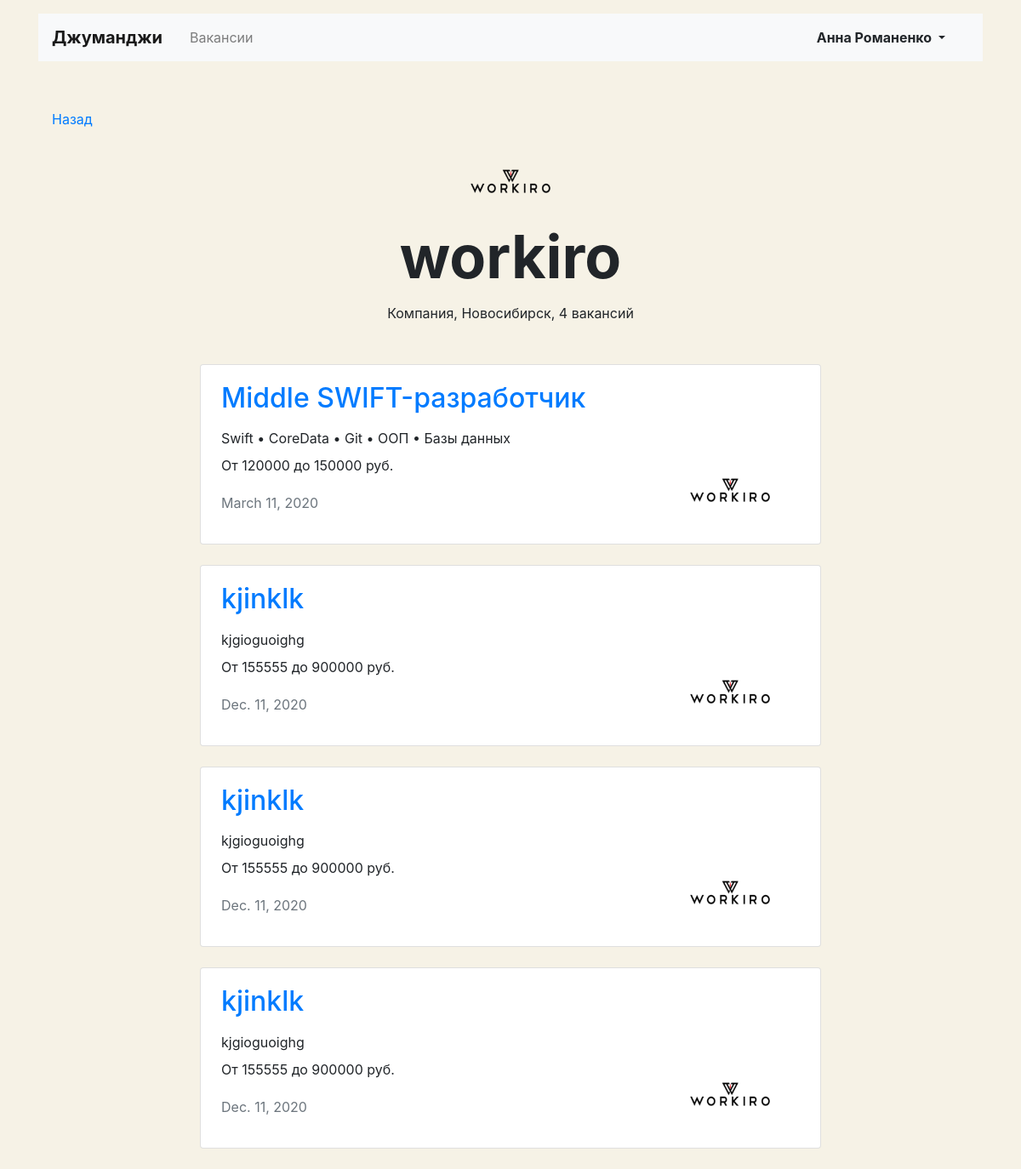
Page /companies/1 (signed in) on the committed database.
### jobs/models.py (models this page shows, shortened)
class Company(models.Model):
    name = models.CharField(max_length=120, unique=True)
    location = models.CharField(max_length=120)
    logo = models.ImageField(upload_to=MEDIA_COMPANY_IMAGE_DIR)
    description = models.TextField()
    employee_count = models.IntegerField()
    owner = models.OneToOneField(get_user_model(), on_delete=models.PROTECT,
                                 related_name='company')

class Vacancy(models.Model):
    title = models.CharField(max_length=120)
    specialty = models.ForeignKey(Specialty, on_delete=models.CASCADE, related_name="vacancies")
    company = models.ForeignKey(Company, on_delete=models.CASCADE, related_name="vacancies")
    skills = models.TextField()
    description = models.TextField()
    salary_min = models.IntegerField()
    salary_max = models.IntegerField()
    published_at = models.DateField(auto_now_add=True)

### jobs/views.py (the view)
# urls.py: path('companies/<int:company_id>', CompanyView.as_view(), name='company'),
class CompanyView(View):
    def get(self, request, company_id):
        head_title = "Компания | "
        try:
            company = Company.objects.get(id=company_id)
        except Company.DoesNotExist:
            return HttpResponseNotFound('Ой, данная страница не найдена((')
        vacancies = Vacancy.objects.filter(company__id=company_id).values('id', 'title', 'skills',
                                                                          'salary_min', 'salary_max', 'published_at')
        number_of_vacancies = Vacancy.objects.filter(company__id=company_id).count()
        context = {
            "head_title": head_title,
            "company": company,
            "vacancies": vacancies,
            "number_of_vacancies": number_of_vacancies,
        }
        return render(request, 'company.html', context=context)

### templates/company.html
{% extends 'base.html' %}
{% block container %}
  <main class="container mt-3">
    <div class="navbar mt-5">
      <p><a href="{% url 'main' %}">Назад</a></p>
    </div>
    <section>
      <div class="text-center">
        <img src="{{ company.logo }}" width="130" height="80" alt="">
      </div>
      <h1 class="h1 text-center mx-auto mt-0 pt-1" style="font-size: 70px;"><strong>{{ company.name }}</strong></h1>
      <p class="text-center pt-1">Компания, {{ company.location }}, {{ number_of_vacancies }} вакансий</p>
      <div class="row mt-5">
        <div class="col-12 col-lg-8 offset-lg-2 m-auto">
          {% for vacancy in vacancies %}
          <div class="card mb-4">
            <div class="card-body px-4">
              <div class="row">
                <div class="col-12 col-md-8 col-lg-9">
                  <h2 class="h2 pb-2"><a href="{% url 'vacancy' vacancy.id %}">{{ vacancy.title }}</a></h2>
                  <p class="mb-2">{{ vacancy.skills }}</p>
                  <p>От {{vacancy.salary_min}} до {{ vacancy.salary_max }} руб.</p>
                  <p class="text-muted pt-1">{{ vacancy.published_at }}</p>
                </div>
                <div class="col-12 col-md-4 col-lg-3 d-flex align-items-end">
                  <img src="{{ company.logo }}" width="130" height="80" alt="">
                </div>
              </div>
            </div>
          </div>
          {% endfor %}
        </div>
      </div>
    </section>
  </main>
{% endblock %}

### templates/base.html (shortened to what this page needs)
<!DOCTYPE html>
<html lang="ru">
<head>
  <link rel="stylesheet" href="https://stackpath.bootstrapcdn.com/bootstrap/4.3.1/css/bootstrap.min.css">
</head>
<body>
  <header class="container mt-3">
    <nav class="navbar navbar-expand-lg navbar-light bg-light">
      <a class="navbar-brand mr-4 font-weight-bold" href="{% url 'main' %}">Джуманджи</a>
      <div class="collapse navbar-collapse justify-content-between" id="navbarNav">
        <ul class="navbar-nav col-10">
          <li class="nav-item">
            <a class="nav-link" href="{% url 'vacancies' %}">Вакансии</a>
          </li>
        </ul>
        {% if request.user.is_authenticated %}
        <ul class="navbar-nav col-2 justify-content-end">
          <li class="nav-item active">
            <div class="btn-group">
              <button type="button" class="btn dropdown-toggle font-weight-bold" data-toggle="dropdown" aria-haspopup="true" aria-expanded="false">
                {{ user.first_name }} {{ user.last_name }}
              </button>
            </div>
          </li>
        </ul>
        {% else %}
        <ul class="navbar-nav col-2 justify-content-end">
          <li class="nav-item active">
            <a href="{% url 'login' %}" class="nav-link font-weight-bold">Вход</a>
          </li>
        </ul>
        {% endif %}
      </div>
    </nav>
  </header>
  {% block container %} {% endblock %}
</body>
</html>

### templates/base.html (style rules this page uses)
body { background-color: #F6F2E6; }

### rows in the picture
Company: logo (picture), name "workiro", location "Новосибирск"
Vacancy: title "Middle SWIFT-разработчик", skills "Swift • CoreData • Git • ООП • Базы данных", salary_min "120000", salary_max "150000", published_at "March 11, 2020", logo (picture)
Vacancy: title "kjinklk", skills "kjgioguoighg", salary_min "155555", salary_max "900000", published_at "Dec. 11, 2020", logo (picture)
Vacancy: title "kjinklk", skills "kjgioguoighg", salary_min "155555", salary_max "900000", published_at "Dec. 11, 2020", logo (picture)
Vacancy: title "kjinklk", skills "kjgioguoighg", salary_min "155555", salary_max "900000", published_at "Dec. 11, 2020", logo (picture)

### other values in the picture
{{ user.first_name }} "Анна"
{{ user.last_name }} "Романенко"
{{ number_of_vacancies }} "4"
